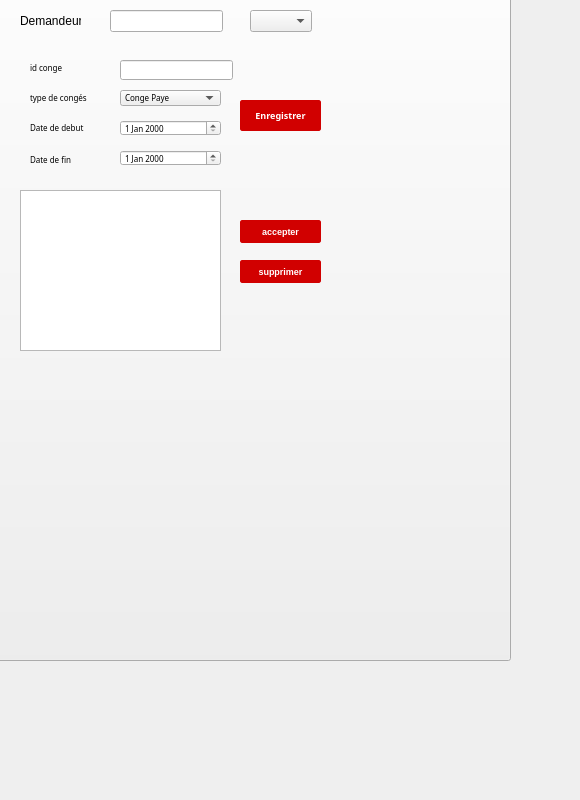
      <widget class="QWidget" name="tab_5">
       <attribute name="title">
        <string>conge</string>
       </attribute>
       <widget class="QPushButton" name="pushButton_12">
        <property name="geometry">
         <rect>
          <x>-60</x>
          <y>-130</y>
          <width>571</width>
          <height>791</height>
         </rect>
        </property>
        <property name="text">
         <string/>
        </property>
        <property name="icon">
         <iconset>
          <normaloff>../Creator The Podcast (6).png</normaloff>../Creator The Podcast (6).png</iconset>
        </property>
        <property name="iconSize">
         <size>
          <width>1000</width>
          <height>1000</height>
         </size>
        </property>
       </widget>
       <widget class="QLabel" name="label_20">
        <property name="geometry">
         <rect>
          <x>20</x>
          <y>10</y>
          <width>61</width>
          <height>21</height>
         </rect>
        </property>
        <property name="text">
         <string>Demandeur</string>
        </property>
       </widget>
       <widget class="QComboBox" name="comboBoxp">
        <property name="geometry">
         <rect>
          <x>250</x>
          <y>10</y>
          <width>62</width>
          <height>22</height>
         </rect>
        </property>
       </widget>
       <widget class="QLineEdit" name="cinconge">
        <property name="geometry">
         <rect>
          <x>110</x>
          <y>10</y>
          <width>113</width>
          <height>22</height>
         </rect>
        </property>
       </widget>
       <widget class="QPushButton" name="pushButtonp_6">
        <property name="geometry">
         <rect>
          <x>240</x>
          <y>220</y>
          <width>81</width>
          <height>23</height>
         </rect>
        </property>
        <property name="font">
         <font>
          <pointsize>7</pointsize>
          <weight>75</weight>
          <bold>true</bold>
         </font>
        </property>
        <property name="styleSheet">
         <string notr="true">QPushButton
{
	background-color: #d10000;
	color: #fff;
	font-weight: bold;
	border: 1px solid #d10000;  
	border-radius: 2px;
	padding: 5px;

}


QPushButton::hover
{
	background-color: #ad0000;
	color: #fff;

}


QPushButton::pressed
{
	background-color: #e00000;
	color: #fff;

}</string>
        </property>
        <property name="text">
         <string>accepter</string>
        </property>
       </widget>
       <widget class="QPushButton" name="pushButtonp_7">
        <property name="geometry">
         <rect>
          <x>240</x>
          <y>260</y>
          <width>81</width>
          <height>23</height>
         </rect>
        </property>
        <property name="font">
         <font>
          <pointsize>7</pointsize>
          <weight>75</weight>
          <bold>true</bold>
         </font>
        </property>
        <property name="styleSheet">
         <string notr="true">QPushButton
{
	background-color: #d10000;
	color: #fff;
	font-weight: bold;
	border: 1px solid #d10000;  
	border-radius: 2px;
	padding: 5px;

}


QPushButton::hover
{
	background-color: #ad0000;
	color: #fff;

}


QPushButton::pressed
{
	background-color: #e00000;
	color: #fff;

}</string>
        </property>
        <property name="text">
         <string>supprimer</string>
        </property>
       </widget>
       <widget class="QWidget" name="widget" native="true">
        <property name="enabled">
         <bool>true</bool>
        </property>
        <property name="geometry">
         <rect>
          <x>-10</x>
          <y>30</y>
          <width>361</width>
          <height>141</height>
         </rect>
        </property>
        <property name="font">
         <font>
          <family>Bahnschrift Condensed</family>
          <pointsize>6</pointsize>
         </font>
        </property>
        <widget class="QLabel" name="label_22">
         <property name="geometry">
          <rect>
           <x>40</x>
           <y>90</y>
           <width>81</width>
           <height>16</height>
          </rect>
         </property>
         <property name="text">
          <string>Date de debut</string>
         </property>
        </widget>
        <widget class="QDateEdit" name="TodateEdit">
         <property name="geometry">
          <rect>
           <x>130</x>
           <y>120</y>
           <width>101</width>
           <height>16</height>
          </rect>
         </property>
        </widget>
        <widget class="QPushButton" name="pushButtonp_11">
         <property name="geometry">
          <rect>
           <x>250</x>
           <y>70</y>
           <width>81</width>
           <height>31</height>
          </rect>
         </property>
         <property name="font">
          <font>
           <pointsize>7</pointsize>
           <weight>75</weight>
           <bold>true</bold>
          </font>
         </property>
         <property name="styleSheet">
          <string notr="true">QPushButton
{
	background-color: #d10000;
	color: #fff;
	font-weight: bold;
	border: 1px solid #d10000;  
	border-radius: 2px;
	padding: 5px;

}


QPushButton::hover
{
	background-color: #ad0000;
	color: #fff;

}


QPushButton::pressed
{
	background-color: #e00000;
	color: #fff;

}</string>
         </property>
         <property name="text">
          <string>Enregistrer</string>
         </property>
        </widget>
        <widget class="QComboBox" name="type_conge">
         <property name="geometry">
          <rect>
           <x>130</x>
           <y>60</y>
           <width>101</width>
           <height>16</height>
          </rect>
         </property>
         <item>
          <property name="text">
           <string>Conge Paye</string>
          </property>
         </item>
         <item>
          <property name="text">
           <string>Conge annuel</string>
          </property>
         </item>
         <item>
          <property name="text">
           <string>Conge malade</string>
          </property>
         </item>
         <item>
          <property name="text">
           <string>conge sans solde</string>
          </property>
         </item>
        </widget>
        <widget class="QLabel" name="label_21">
         <property name="geometry">
          <rect>
           <x>40</x>
           <y>60</y>
           <width>91</width>
           <height>16</height>
          </rect>
         </property>
         <property name="text">
          <string>type de congés </string>
         </property>
        </widget>
        <widget class="QDateEdit" name="FromdateEdit">
         <property name="geometry">
          <rect>
           <x>130</x>
           <y>90</y>
           <width>101</width>
           <height>16</height>
          </rect>
         </property>
        </widget>
        <widget class="QLabel" name="label_47">
         <property name="geometry">
          <rect>
           <x>40</x>
           <y>120</y>
           <width>81</width>
           <height>20</height>
          </rect>
         </property>
         <property name="text">
          <string>Date de fin</string>
         </property>
        </widget>
        <widget class="QLabel" name="label_39">
         <property name="geometry">
          <rect>
           <x>40</x>
           <y>30</y>
           <width>91</width>
           <height>16</height>
          </rect>
         </property>
         <property name="text">
          <string>id conge</string>
         </property>
        </widget>
        <widget class="QLineEdit" name="idp_2">
         <property name="geometry">
          <rect>
           <x>130</x>
           <y>30</y>
           <width>113</width>
           <height>20</height>
          </rect>
         </property>
        </widget>
       </widget>
       <widget class="QTableView" name="conge">
        <property name="geometry">
         <rect>
          <x>20</x>
          <y>190</y>
          <width>201</width>
          <height>161</height>
         </rect>
        </property>
       </widget>
      </widget>
